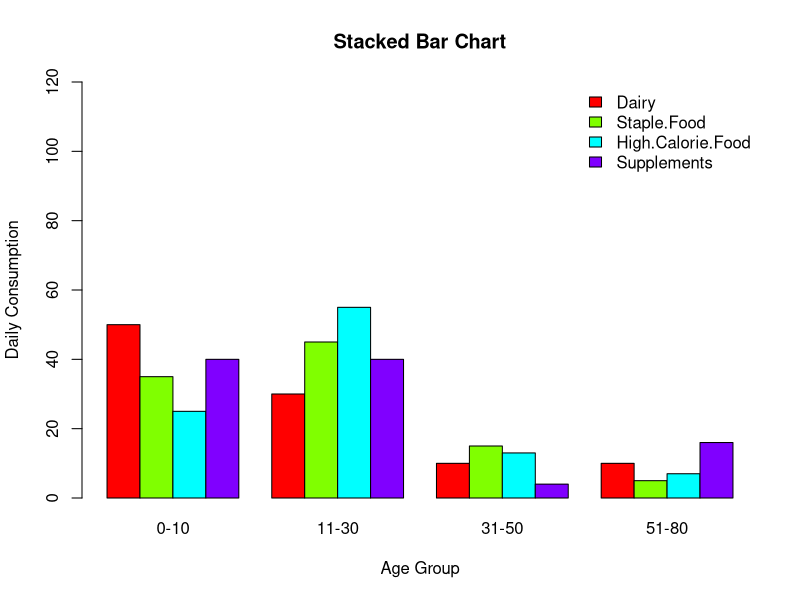

This chart was generated by the following R code:
# Data
age_groups <- c("0-10", "11-30", "31-50", "51-80")
dairy <- c(50, 35, 25, 40)
staple_food <- c(30, 45, 55, 40)
high_calorie_food <- c(10, 15, 13, 4)
supplements <- c(10, 5, 7, 16)

# Create a data frame
df <- data.frame(Age = age_groups, Dairy = dairy, `Staple Food` = staple_food, `High-Calorie Food` = high_calorie_food, Supplements = supplements)

# Stacked Bar Chart
barplot(as.matrix(df[, -1]), beside = TRUE, col = rainbow(ncol(df)-1), legend.text = colnames(df[, -1]), args.legend = list(x = "topright", bty = "n"),
        names.arg = df$Age, ylim = c(0, 120), main = "Stacked Bar Chart", xlab = "Age Group", ylab = "Daily Consumption")
